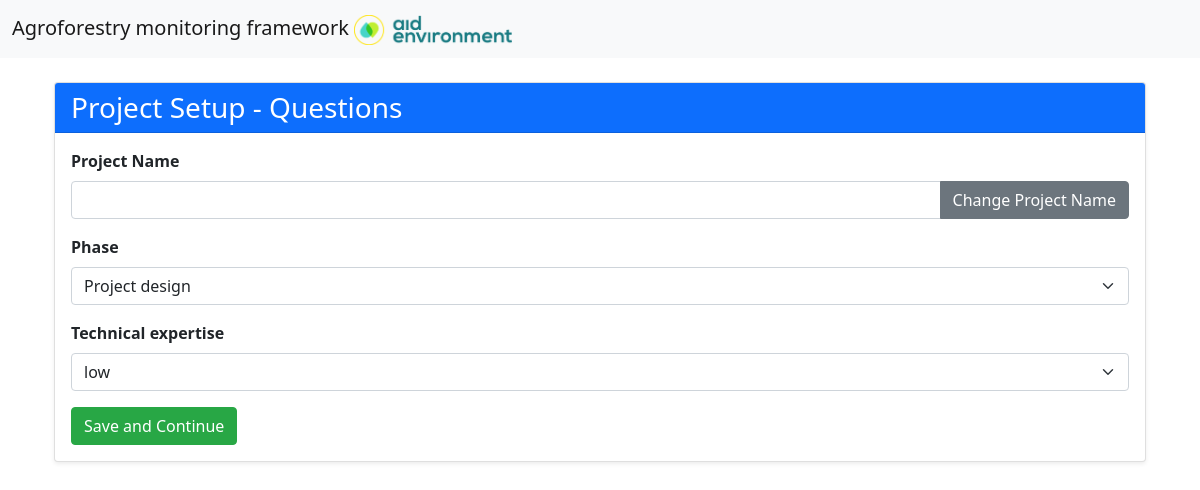
/questions (signed in), run on the app's committed database.
### app.py (models this page shows)
class Criteria(db.Model):
    id = db.Column(db.Integer, primary_key=True)
    name = db.Column(db.String(100), nullable=False)
    options=db.Column(db.String(500))

### app.py (the view, shortened to what this page needs)
@app.route("/questions", methods=["GET", "POST"])
@login_required
def questions():
    project_id = request.args.get('project_id')
    project = Project.query.get(project_id) if project_id else None
    criteria = Criteria.query.all()  # Fetch all available criteria
    project_criteria_answers = {pc.criteria_id: pc.answer for pc in project.project_criteria} if project else {}
    return render_template("questions.html", project=project, criteria=criteria,
                           project_criteria_answers=project_criteria_answers)

### app.py (called while the page is built)
@login_manager.user_loader
def load_user(user_id):
    return User.query.get(int(user_id))

### templates/questions.html (shortened to what this page needs)
{% extends "layout.html" %}
{% block content %}
<div class="container mt-4">
    <div class="card shadow-sm">
        <div class="card-header bg-primary text-white">
            <h3 class="card-title mb-0">Project Setup - Questions</h3>
        </div>
        <div class="card-body">
            <form method="POST">
                <div class="mb-3">
                    <label for="project_name" class="form-label"><strong>Project Name</strong></label>
                    <div class="input-group">
                        <input type="text" class="form-control" id="project_name" name="project_name" value="{{ project.name if project else '' }}"
                               {% if project %}readonly{% endif %} required>
                        <button type="button" class="btn btn-secondary" id="toggleNameEdit">
                            Change Project Name
                        </button>
                    </div>
                </div>
                    {% for criterion in criteria %}
                        <div class="mb-3">
                            <label for="criteria_{{ criterion.id }}" class="form-label">
                                <strong>{{ criterion.name.replace('_', ' ').capitalize() }}</strong>
                            </label>
                            <select name="criteria_{{ criterion.id }}" id="criteria_{{ criterion.id }}" class="form-select" required>
                                {% for option in criterion.options.split(',') %}
                                    <option value="{{ option }}"
                                        {% if project_criteria_answers.get(criterion.id) == option %}selected{% endif %}>
                                        {{ option }}
                                    </option>
                                {% endfor %}
                            </select>
                        </div>
                    {% endfor %}
                <button type="submit" class="btn btn-primary">Save and Continue</button>
            </form>
        </div>
    </div>
</div>
{% endblock %}

### static/styles.css (style rules this page uses)
.btn-primary { background-color: #28a745; border-color: #28a745; }

### data on the page
Criteria: name.replace "Phase", options+id "Project design"
Criteria: name.replace "Technical expertise", options+id "low"
